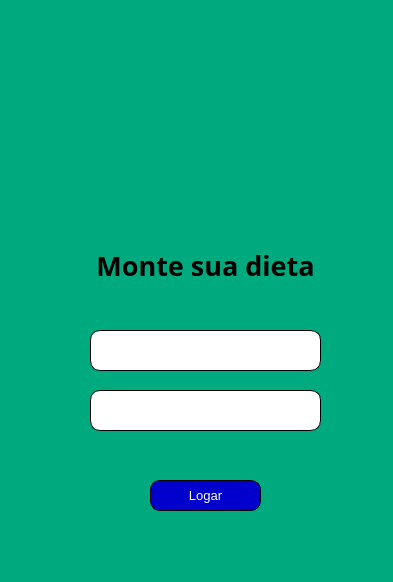
<?xml version="1.0" encoding="UTF-8"?>
<ui version="4.0">
 <class>MainWindow</class>
 <widget class="QMainWindow" name="MainWindow">
  <property name="geometry">
   <rect>
    <x>0</x>
    <y>0</y>
    <width>393</width>
    <height>582</height>
   </rect>
  </property>
  <property name="windowTitle">
   <string>MainWindow</string>
  </property>
  <property name="styleSheet">
   <string notr="true">background-color: rgb(0, 170, 127);
border-radius:10px</string>
  </property>
  <widget class="QWidget" name="centralwidget">
   <widget class="QLabel" name="label">
    <property name="geometry">
     <rect>
      <x>40</x>
      <y>330</y>
      <width>41</width>
      <height>41</height>
     </rect>
    </property>
    <property name="font">
     <font>
      <pointsize>10</pointsize>
     </font>
    </property>
    <property name="text">
     <string/>
    </property>
    <property name="pixmap">
     <pixmap>../Icons/16341.png</pixmap>
    </property>
    <property name="scaledContents">
     <bool>true</bool>
    </property>
   </widget>
   <widget class="QLabel" name="label_2">
    <property name="geometry">
     <rect>
      <x>40</x>
      <y>390</y>
      <width>41</width>
      <height>41</height>
     </rect>
    </property>
    <property name="font">
     <font>
      <pointsize>10</pointsize>
     </font>
    </property>
    <property name="text">
     <string/>
    </property>
    <property name="pixmap">
     <pixmap>../Icons/password.png</pixmap>
    </property>
    <property name="scaledContents">
     <bool>true</bool>
    </property>
   </widget>
   <widget class="QLineEdit" name="inputUsuario">
    <property name="geometry">
     <rect>
      <x>90</x>
      <y>330</y>
      <width>231</width>
      <height>41</height>
     </rect>
    </property>
    <property name="font">
     <font>
      <family>Arial</family>
      <pointsize>20</pointsize>
      <weight>75</weight>
      <bold>true</bold>
     </font>
    </property>
    <property name="styleSheet">
     <string notr="true">background-color: rgb(255, 255, 255);
border: 1px solid black;</string>
    </property>
    <property name="inputMask">
     <string/>
    </property>
    <property name="text">
     <string/>
    </property>
    <property name="alignment">
     <set>Qt::AlignCenter</set>
    </property>
   </widget>
   <widget class="QLineEdit" name="InputSenha">
    <property name="geometry">
     <rect>
      <x>90</x>
      <y>390</y>
      <width>231</width>
      <height>41</height>
     </rect>
    </property>
    <property name="font">
     <font>
      <pointsize>20</pointsize>
      <weight>75</weight>
      <bold>true</bold>
     </font>
    </property>
    <property name="styleSheet">
     <string notr="true">background-color: rgb(255, 255, 255);
border: 1px solid black;</string>
    </property>
    <property name="inputMask">
     <string/>
    </property>
    <property name="text">
     <string/>
    </property>
    <property name="frame">
     <bool>true</bool>
    </property>
    <property name="echoMode">
     <enum>QLineEdit::Password</enum>
    </property>
    <property name="alignment">
     <set>Qt::AlignCenter</set>
    </property>
   </widget>
   <widget class="QPushButton" name="btnLogar">
    <property name="geometry">
     <rect>
      <x>150</x>
      <y>480</y>
      <width>111</width>
      <height>31</height>
     </rect>
    </property>
    <property name="font">
     <font>
      <family>MS Shell Dlg 2</family>
      <pointsize>10</pointsize>
      <weight>9</weight>
      <italic>false</italic>
      <bold>false</bold>
     </font>
    </property>
    <property name="styleSheet">
     <string notr="true">font: 75 8pt &quot;MS Shell Dlg 2&quot;;
font: 75 14pt &quot;MS Shell Dlg 2&quot;;
font: 75 10pt &quot;MS Shell Dlg 2&quot;;
color: rgb(255, 255, 255);
background-color: rgb(0, 0, 204);
border-radius:10px;
border: 1px solid black;</string>
    </property>
    <property name="text">
     <string>Logar</string>
    </property>
   </widget>
   <widget class="QLabel" name="label_3">
    <property name="geometry">
     <rect>
      <x>100</x>
      <y>30</y>
      <width>201</width>
      <height>221</height>
     </rect>
    </property>
    <property name="text">
     <string/>
    </property>
    <property name="pixmap">
     <pixmap>../Icons/31249.png</pixmap>
    </property>
    <property name="scaledContents">
     <bool>true</bool>
    </property>
   </widget>
   <widget class="QLabel" name="label_4">
    <property name="geometry">
     <rect>
      <x>70</x>
      <y>250</y>
      <width>271</width>
      <height>31</height>
     </rect>
    </property>
    <property name="font">
     <font>
      <family>Segoe Script</family>
      <pointsize>20</pointsize>
      <weight>75</weight>
      <bold>true</bold>
     </font>
    </property>
    <property name="text">
     <string>Monte sua dieta</string>
    </property>
    <property name="alignment">
     <set>Qt::AlignCenter</set>
    </property>
   </widget>
  </widget>
 </widget>
 <resources/>
 <connections/>
</ui>
